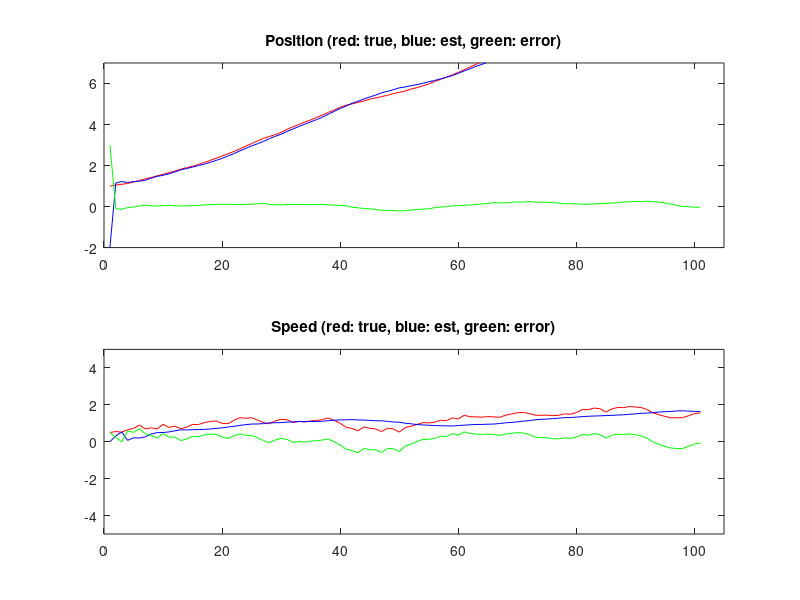
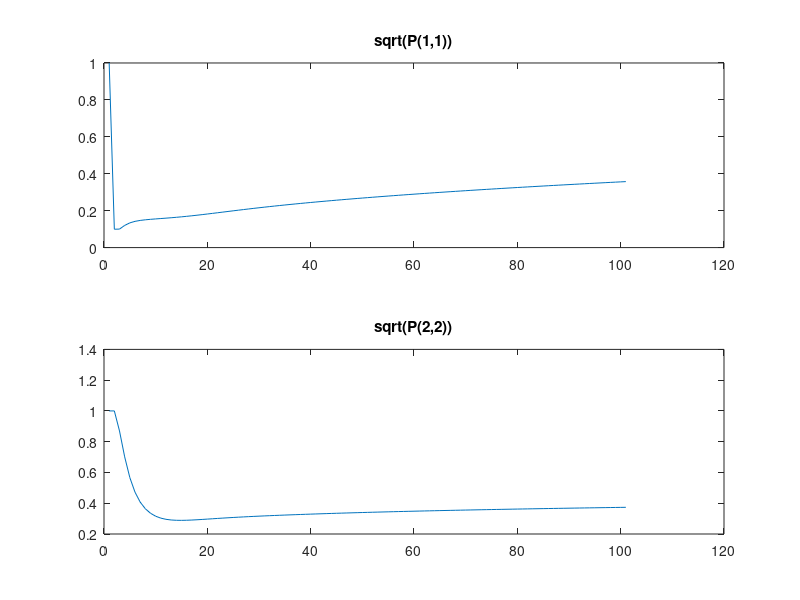
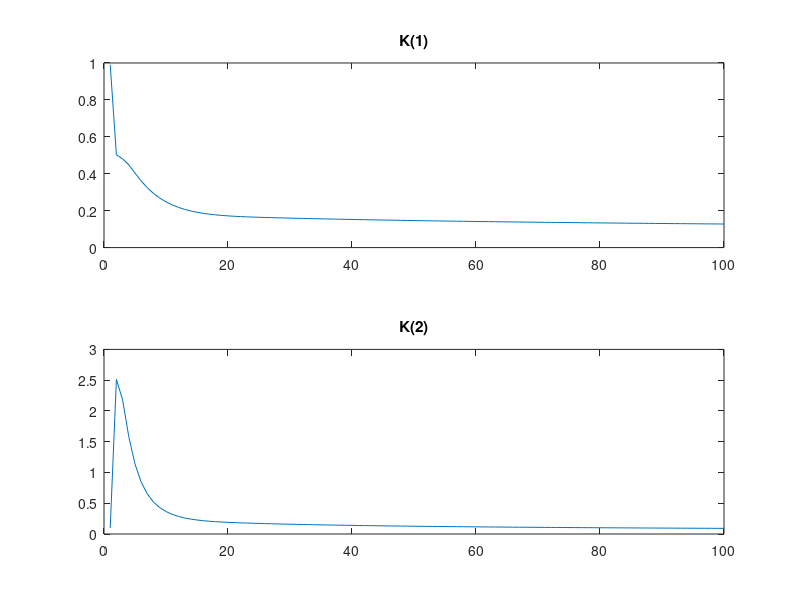

These figures' MATLAB source, in order:
%Lab 1 Karl Lundin karllund@kth.se
% EXAMPLE FROM EL2320
% 
% This is an example program to simulate the car example described by the
% equations
% 
% p(k+1) = p(k) + dt * s(k)
% s(k+1) = s(k) + dt * u(k)
%
% where p(k) and s(k) is the position and speed respectively
%
% This can be re-written in state-space form as
% 
% x(k+1) = A * x(k) + B * u(k)
%
% where A = [1 dt; 0 1], B = [0; dt], x=[p; s]
%
% We also assume that we measure the position, which gives
% y(k) = [1 0] * x(k) = C * x(k)
% 
% We also add noise, i.e.
% 
% x(k+1) = A * x(k) + B * u(k) + G * w(k)
% y(k) = C * x(k) + D * v(k)
% where w(k) is process noise and v(k) is measurement noise.
% 
% We assume that G is eye(2) (identity matrix) and that D is 1;
% 
% We assume that w(k) and v(k) are white, zero-mean and Gaussian
% 
% For estimation we use the Kalman Filter
%
% xhat(k+1|k) = A * xhat(k|k) + B * u(k)
% P(k+1|k) = A * P * A^T + G * R * G^T
% 
% K(k+1) = P(k+1|k) * C^T * inv(C * P(k+1|k) * C^T + D * Q * D^T)
% xhat(k+1|k+1) = xhat(k+1|k) + K(k+1) * (y(k+1) - C * xhat(k+1|k))
% P(k+1|k+1) = P(k+1|k) - K(k+1) * C * P(k+1|k)
%
% This program assumes that dt=0.1s and allows you to play with different
% setting for the noise levels. Try with different values for the noise levels

%%%%%%%%%%%%%%%%%%%%%%%%%%
% The system model
close all, clear all, clc
dt=0.1
A = [1 dt; 0 1];
B = [0; dt];
C = [1 0];

x = [1 0.5]';
u = 0;

% the simulated noise 

wStdP = 0.01; % Noise on simulated position
wStdV = 0.1;   % Noise on simulated velocity
vStd = 0.1;    % Simulated measurement noise on position

%%%%%%%%%%%%%%%%%%%%%%%%%%
% The Kalman Filter modeled uncertainties and initial values

xhat = [-2 0]';
P = eye(2)*1;
G = eye(2);
D = 1;
R = diag([0.01^2 0.1^2]);
Q = 0.1^2;

n = 100;

X = zeros(2,n+1);
Xhat = zeros(2,n+1);
PP = zeros(4,n+1);
KK = zeros(2,n);

X(:,1) = x;
Xhat(:,1) = xhat;
PP(:,1) = reshape(P,4,1);
figure(1)

for k = 1:n
    Q=(0.1^2)*k;
    R = diag([0.01^2 0.1^2]);
    x = A * x + B * u + [wStdP*randn(1,1); wStdV*randn(1,1)];
    y = C * x + D * vStd*randn(1,1);
    X(:,k+1) = x;

    % Prediction
    xhat = A * xhat + B * u;
    P = A * P * A' + G * R * G';

    % Measurement update
    K = P * C' * inv(C * P * C' + D * Q * D');
    xhat = xhat + K * (y - C * xhat);
    P = P - K * C * P;
    Xhat(:,k+1) = xhat;
    KK(:,k) = K;
    PP(:,k+1) = reshape(P,4,1);


    %legend('true','est','error')
    end
subplot(2,1,1), 
plot(X(1,:),'r')
hold on, 
plot(Xhat(1,:),'b')
plot(X(1,:)-Xhat(1,:),'g')
axis([0 n+5 -2 7])
title('Position (red: true, blue: est, green: error)')
%legend('true','est','error')

subplot(2,1,2), 
plot(X(2,:),'r')
hold on, 
plot(Xhat(2,:),'b')
plot(X(2,:)-Xhat(2,:),'g')
axis([0 n+5 -5 5])
title('Speed (red: true, blue: est, green: error)')


E = X - Xhat;
disp(sprintf('Standard deviation of error in position (second half): %fm', std(E(1,round(size(E,2)/2):end))))
disp(sprintf('Standard deviation of error in velocity (second half): %fm/s', std(E(2,round(size(E,2)/2):end))))

figure(2)
title('Estimated error covariance')
subplot(2,1,1),
plot(sqrt(PP(1,:)))
title('sqrt(P(1,1))')
subplot(2,1,2),
plot(sqrt(PP(4,:)))
title('sqrt(P(2,2))')

figure(3)
title('Kalman filter gain coefficients')
subplot(2,1,1),
plot(KK(1,:))
title('K(1)')
subplot(2,1,2),
plot(KK(2,:))
title('K(2)')